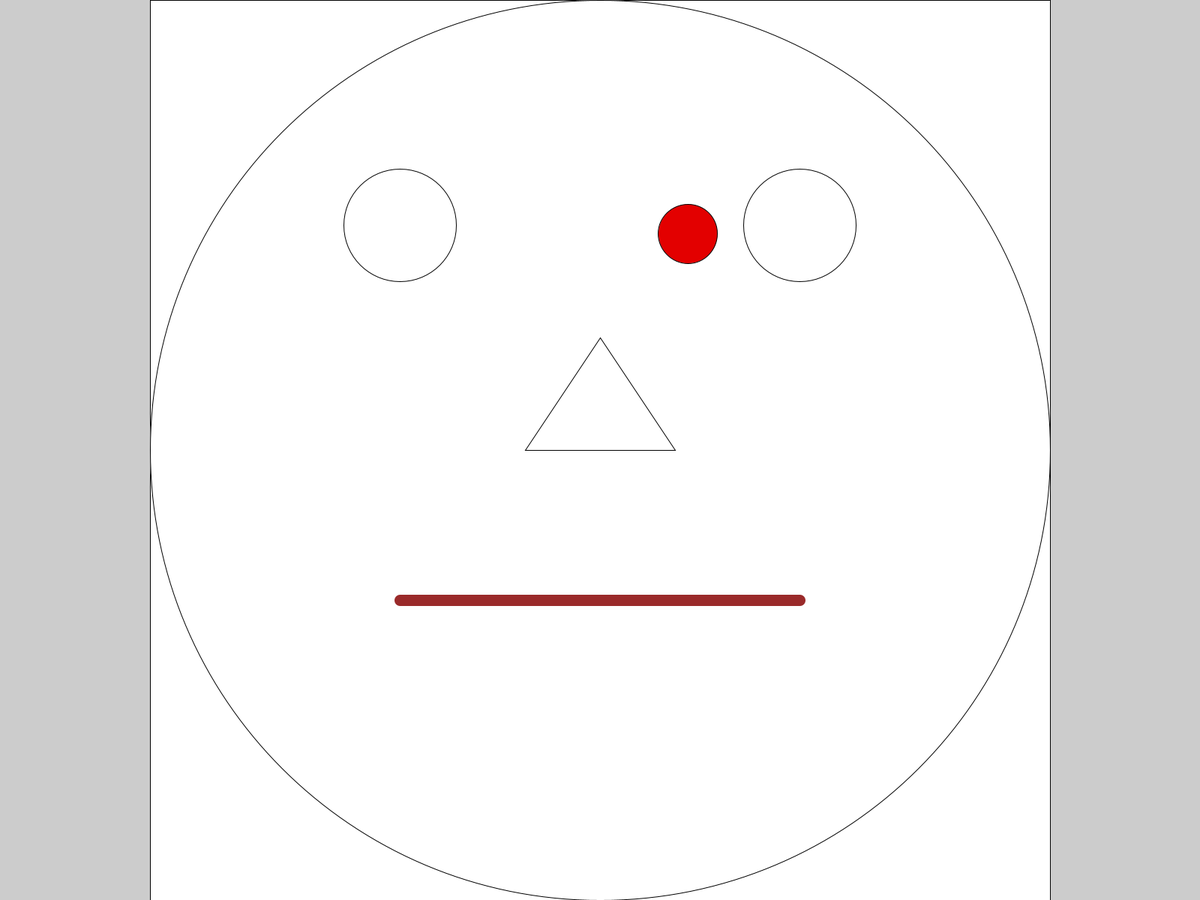
Frame 1 (no input)
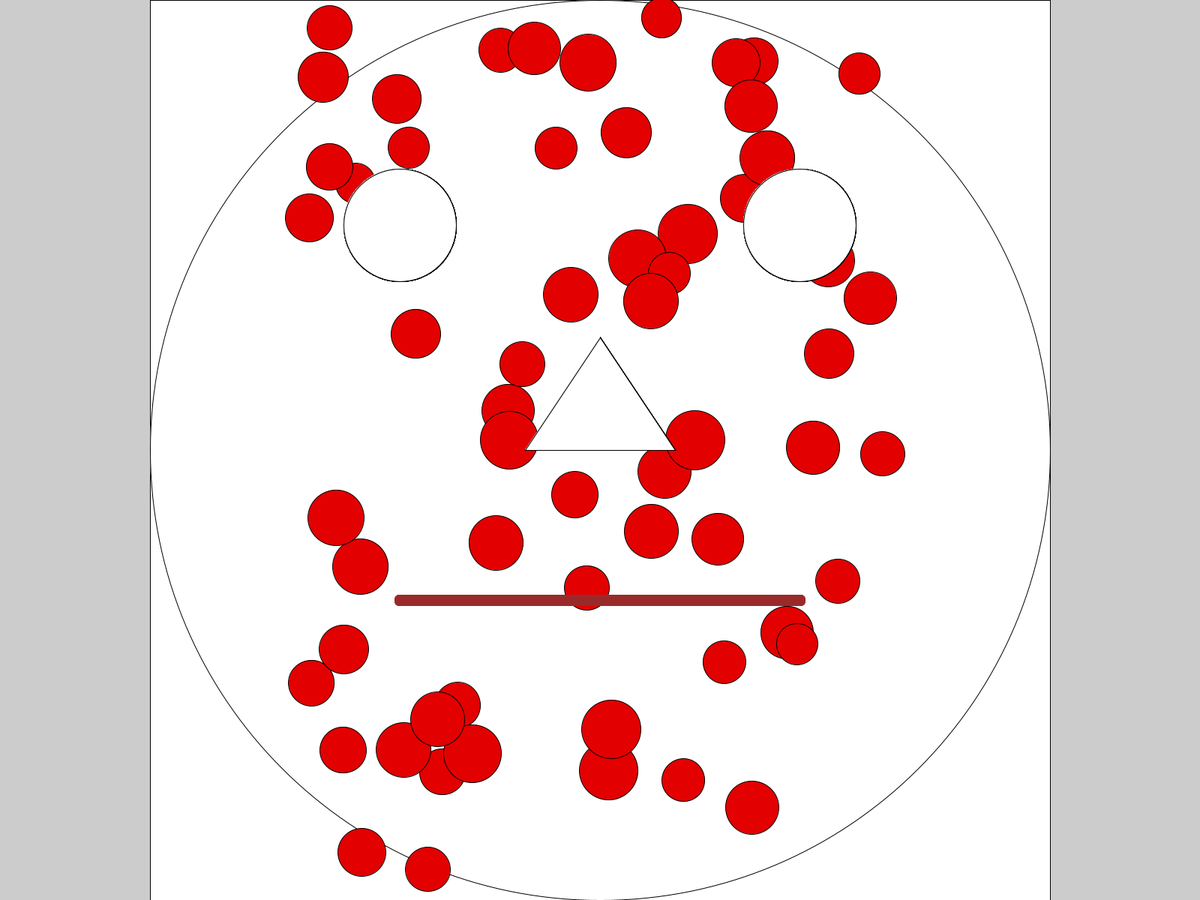
Frame 60 (the mouse pressed at the canvas centre just before this capture)
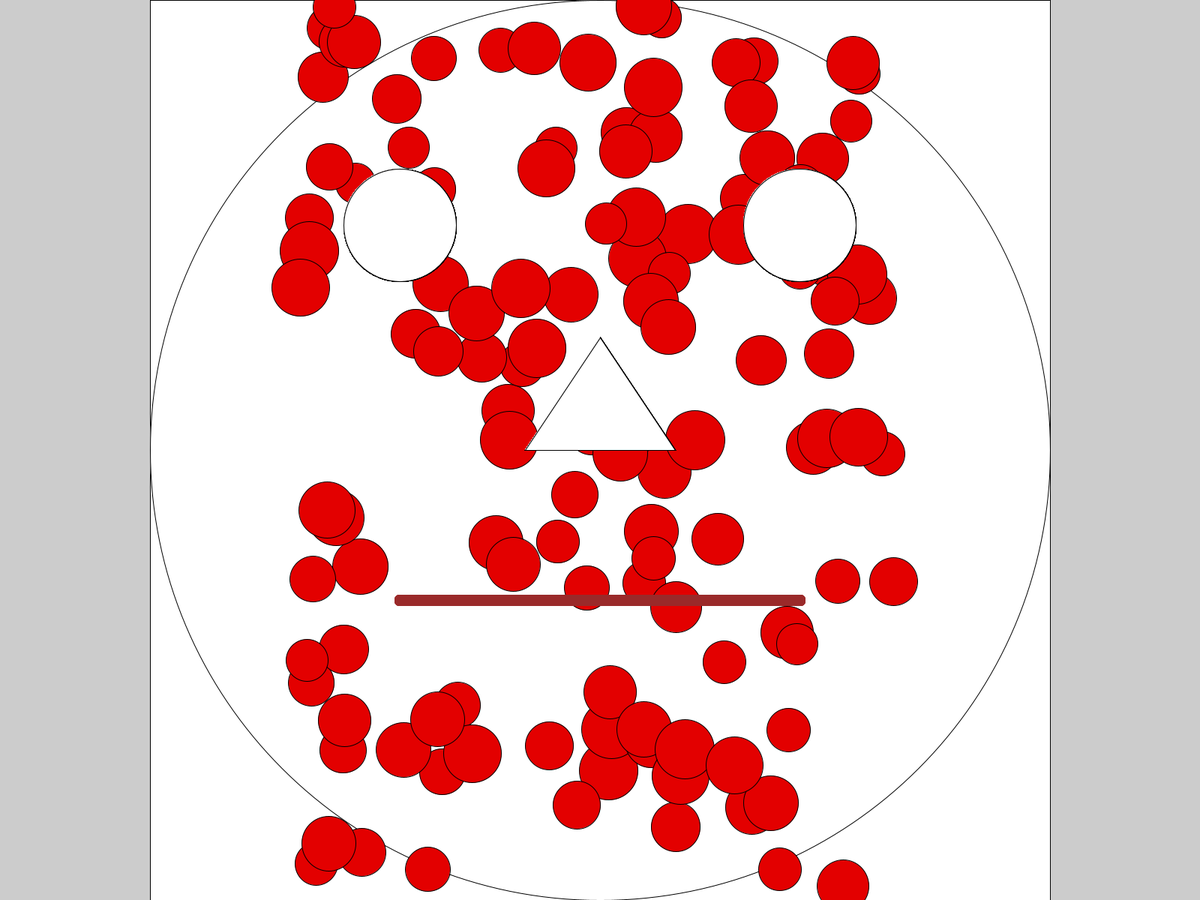
Frame 120 (the mouse held since frame 60 and released just before this capture)

The Processing sketch that drew these frames (run headless with seeded random() and noise(); from frame 60 on, the mouse is pressed at the canvas centre):

// Processing sketch: compShapes
// ── compShapes.pde
//Measles-----------------------------------------------------------------

//Var Declaration---------------------------------------------------------
float rectX, rectY, rectWidth, rectHeight;

float faceX, faceY, faceDiameter;

float eyeRX, eyeRY;
float eyeLX, eyeLY;
float eyeDiameter;

float noseX1, noseY1, noseX2, noseY2, noseX3, noseY3;

float mouthX1, mouthY1, mouthX2, mouthY2;

float mouthThick, reset;

float measleX, measleY, measleDia;

color red=#9A2A2A, black=#000000, meacol=#E30000, white=#FFFFFF;

//Population--------------------------------------------------------------

void setup() {
  fullScreen();

  rectX = displayWidth*1/2 - displayHeight*1/2;
  rectY = displayHeight*0;
  rectWidth = displayHeight;
  rectHeight = displayHeight;

  faceX = displayWidth*1/2;
  faceY = displayHeight*1/2; 
  faceDiameter = displayHeight;

  eyeRX = displayWidth*2/3;
  eyeRY = displayHeight*1/4;

  eyeLX = displayWidth*1/3;
  eyeLY = eyeRY;

  eyeDiameter = displayHeight*1/8;


  noseX1 = displayWidth*1/2;
  noseY1 = displayHeight*3/8;
  noseX2 = displayWidth*7/16;
  noseY2 = displayHeight*1/2;
  noseX3 = displayWidth*9/16;
  noseY3 = noseY2;

  mouthX1 = eyeRX;
  mouthY1 = displayHeight*2/3;
  mouthX2 = eyeLX;
  mouthY2 = mouthY1;

  mouthThick = 15;
  reset = 1;
  
    rect(rectX, rectY, rectWidth, rectHeight);
  
  ellipse(faceX, faceY, faceDiameter, faceDiameter);
} //End setup ()



  //Canvas------------------------------------------------------------------

void draw() {
  //changning population -------------------------------
  measleX = random(displayWidth*1/4, displayWidth*3/4); //0, width
  measleY = random(displayHeight); //0, height
  measleDia = random(displayWidth*1/30, displayWidth*1/20);

  //canvas(again) ----------------------------------------
 
  ellipse(eyeRX, eyeRY, eyeDiameter, eyeDiameter);
  ellipse(eyeLX, eyeLY, eyeDiameter, eyeDiameter);
  
   triangle(noseX1, noseY1, noseX2, noseY2, noseX3, noseY3);
   
     stroke(red);
  strokeWeight(mouthThick);
  line(mouthX1, mouthY1, mouthX2, mouthY2);
  strokeWeight(reset);
  stroke(black);
  
    fill(meacol);
  ellipse(measleX, measleY, measleDia, measleDia);
  fill(white);

  
    //ellipse(faceX, faceY, faceDiameter, faceDiameter);

  //rect(rectX, rectY, rectWidth, rectHeight);



  









  fill(white);
}//end draw

//Geometry----------------------------------------------------------------
